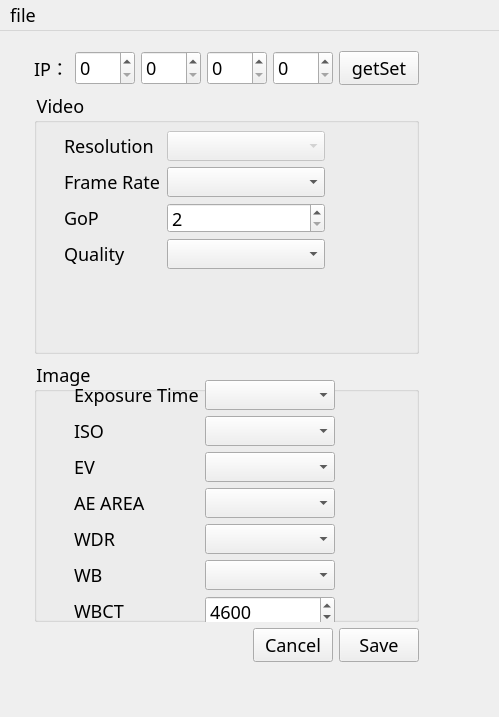
<?xml version="1.0" encoding="UTF-8"?>
<ui version="4.0">
 <class>CamSetting</class>
 <widget class="QMainWindow" name="CamSetting">
  <property name="geometry">
   <rect>
    <x>0</x>
    <y>0</y>
    <width>499</width>
    <height>717</height>
   </rect>
  </property>
  <property name="windowTitle">
   <string>CamSetting</string>
  </property>
  <property name="styleSheet">
   <string notr="true">font-family: Microsoft JhengHei;
font-size: 18px;</string>
  </property>
  <widget class="QWidget" name="centralwidget">
   <widget class="QWidget" name="horizontalLayoutWidget">
    <property name="geometry">
     <rect>
      <x>20</x>
      <y>10</y>
      <width>413</width>
      <height>631</height>
     </rect>
    </property>
    <layout class="QHBoxLayout" name="mainLayout" stretch="1,8,1">
     <item>
      <spacer name="horizontalSpacer_2">
       <property name="orientation">
        <enum>Qt::Horizontal</enum>
       </property>
       <property name="sizeHint" stdset="0">
        <size>
         <width>40</width>
         <height>20</height>
        </size>
       </property>
      </spacer>
     </item>
     <item>
      <layout class="QVBoxLayout" name="VicalLayout" stretch="0,1,1,0">
       <property name="leftMargin">
        <number>10</number>
       </property>
       <property name="topMargin">
        <number>10</number>
       </property>
       <property name="rightMargin">
        <number>10</number>
       </property>
       <property name="bottomMargin">
        <number>10</number>
       </property>
       <item>
        <layout class="QHBoxLayout" name="horizontalLayout_3">
         <item>
          <widget class="QLabel" name="lb_IP">
           <property name="text">
            <string>IP：</string>
           </property>
          </widget>
         </item>
         <item>
          <widget class="QSpinBox" name="sb_IPA">
           <property name="maximum">
            <number>255</number>
           </property>
          </widget>
         </item>
         <item>
          <widget class="QSpinBox" name="sb_IPB">
           <property name="maximum">
            <number>255</number>
           </property>
          </widget>
         </item>
         <item>
          <widget class="QSpinBox" name="sb_IPC">
           <property name="maximum">
            <number>255</number>
           </property>
          </widget>
         </item>
         <item>
          <widget class="QSpinBox" name="sb_IPD">
           <property name="maximum">
            <number>255</number>
           </property>
          </widget>
         </item>
         <item>
          <widget class="QPushButton" name="bt_getSet">
           <property name="text">
            <string>getSet</string>
           </property>
          </widget>
         </item>
        </layout>
       </item>
       <item>
        <widget class="QGroupBox" name="videoGroup">
         <property name="title">
          <string>Video</string>
         </property>
         <widget class="QWidget" name="formLayoutWidget">
          <property name="geometry">
           <rect>
            <x>30</x>
            <y>40</y>
            <width>261</width>
            <height>138</height>
           </rect>
          </property>
          <layout class="QFormLayout" name="videoForm">
           <item row="0" column="0">
            <widget class="QLabel" name="label">
             <property name="text">
              <string>Resolution</string>
             </property>
            </widget>
           </item>
           <item row="1" column="0">
            <widget class="QLabel" name="label_2">
             <property name="text">
              <string>Frame Rate</string>
             </property>
            </widget>
           </item>
           <item row="2" column="0">
            <widget class="QLabel" name="label_3">
             <property name="text">
              <string>GoP</string>
             </property>
            </widget>
           </item>
           <item row="3" column="0">
            <widget class="QLabel" name="label_4">
             <property name="text">
              <string>Quality</string>
             </property>
            </widget>
           </item>
           <item row="0" column="1">
            <widget class="QComboBox" name="cb_Resolution">
             <property name="enabled">
              <bool>false</bool>
             </property>
             <property name="sizePolicy">
              <sizepolicy hsizetype="Preferred" vsizetype="Minimum">
               <horstretch>0</horstretch>
               <verstretch>0</verstretch>
              </sizepolicy>
             </property>
             <property name="font">
              <font>
               <family>Microsoft JhengHei</family>
               <pointsize>-1</pointsize>
              </font>
             </property>
            </widget>
           </item>
           <item row="1" column="1">
            <widget class="QComboBox" name="cb_FrameRate"/>
           </item>
           <item row="3" column="1">
            <widget class="QComboBox" name="cb_Quality"/>
           </item>
           <item row="2" column="1">
            <widget class="QSpinBox" name="sb_GoP">
             <property name="minimum">
              <number>2</number>
             </property>
             <property name="maximum">
              <number>60</number>
             </property>
            </widget>
           </item>
          </layout>
         </widget>
        </widget>
       </item>
       <item>
        <widget class="QGroupBox" name="imageGroup">
         <property name="title">
          <string>Image</string>
         </property>
         <widget class="QWidget" name="formLayoutWidget_2">
          <property name="geometry">
           <rect>
            <x>40</x>
            <y>20</y>
            <width>261</width>
            <height>246</height>
           </rect>
          </property>
          <layout class="QFormLayout" name="imageForm">
           <item row="0" column="0">
            <widget class="QLabel" name="label_5">
             <property name="text">
              <string>Exposure Time</string>
             </property>
            </widget>
           </item>
           <item row="1" column="0">
            <widget class="QLabel" name="label_6">
             <property name="text">
              <string>ISO</string>
             </property>
            </widget>
           </item>
           <item row="2" column="0">
            <widget class="QLabel" name="label_7">
             <property name="text">
              <string>EV</string>
             </property>
            </widget>
           </item>
           <item row="3" column="0">
            <widget class="QLabel" name="label_8">
             <property name="text">
              <string>AE AREA</string>
             </property>
            </widget>
           </item>
           <item row="4" column="0">
            <widget class="QLabel" name="label_9">
             <property name="text">
              <string>WDR</string>
             </property>
            </widget>
           </item>
           <item row="5" column="0">
            <widget class="QLabel" name="label_10">
             <property name="text">
              <string>WB</string>
             </property>
            </widget>
           </item>
           <item row="0" column="1">
            <widget class="QComboBox" name="cb_ExposureTime"/>
           </item>
           <item row="1" column="1">
            <widget class="QComboBox" name="cb_ISO"/>
           </item>
           <item row="2" column="1">
            <widget class="QComboBox" name="cb_EV"/>
           </item>
           <item row="3" column="1">
            <widget class="QComboBox" name="cb_AEArea"/>
           </item>
           <item row="4" column="1">
            <widget class="QComboBox" name="cb_WDR"/>
           </item>
           <item row="5" column="1">
            <widget class="QComboBox" name="cb_WB"/>
           </item>
           <item row="6" column="0">
            <widget class="QLabel" name="label_11">
             <property name="text">
              <string>WBCT</string>
             </property>
            </widget>
           </item>
           <item row="6" column="1">
            <widget class="QSpinBox" name="sb_wbCT">
             <property name="minimum">
              <number>2800</number>
             </property>
             <property name="maximum">
              <number>9000</number>
             </property>
             <property name="value">
              <number>4600</number>
             </property>
            </widget>
           </item>
          </layout>
         </widget>
        </widget>
       </item>
       <item>
        <layout class="QHBoxLayout" name="horizontalLayout">
         <item>
          <spacer name="horizontalSpacer">
           <property name="orientation">
            <enum>Qt::Horizontal</enum>
           </property>
           <property name="sizeHint" stdset="0">
            <size>
             <width>40</width>
             <height>20</height>
            </size>
           </property>
          </spacer>
         </item>
         <item>
          <widget class="QPushButton" name="bt_cs">
           <property name="sizePolicy">
            <sizepolicy hsizetype="Minimum" vsizetype="MinimumExpanding">
             <horstretch>0</horstretch>
             <verstretch>0</verstretch>
            </sizepolicy>
           </property>
           <property name="text">
            <string>Cancel</string>
           </property>
          </widget>
         </item>
         <item>
          <widget class="QPushButton" name="bt_save">
           <property name="sizePolicy">
            <sizepolicy hsizetype="Minimum" vsizetype="MinimumExpanding">
             <horstretch>0</horstretch>
             <verstretch>0</verstretch>
            </sizepolicy>
           </property>
           <property name="text">
            <string>Save</string>
           </property>
          </widget>
         </item>
        </layout>
       </item>
      </layout>
     </item>
     <item>
      <spacer name="horizontalSpacer_3">
       <property name="orientation">
        <enum>Qt::Horizontal</enum>
       </property>
       <property name="sizeHint" stdset="0">
        <size>
         <width>40</width>
         <height>20</height>
        </size>
       </property>
      </spacer>
     </item>
    </layout>
   </widget>
  </widget>
  <widget class="QMenuBar" name="menubar">
   <property name="geometry">
    <rect>
     <x>0</x>
     <y>0</y>
     <width>499</width>
     <height>30</height>
    </rect>
   </property>
   <widget class="QMenu" name="menufile">
    <property name="title">
     <string>file</string>
    </property>
    <addaction name="actionImport_Param"/>
    <addaction name="actionExport_Param"/>
    <addaction name="actionDefault_Param"/>
   </widget>
   <addaction name="menufile"/>
  </widget>
  <action name="actionImport_Param">
   <property name="text">
    <string>Import Param</string>
   </property>
  </action>
  <action name="actionExport_Param">
   <property name="text">
    <string>Export Param</string>
   </property>
  </action>
  <action name="actionDefault_Param">
   <property name="text">
    <string>Default Param</string>
   </property>
  </action>
 </widget>
 <resources/>
 <connections/>
</ui>
